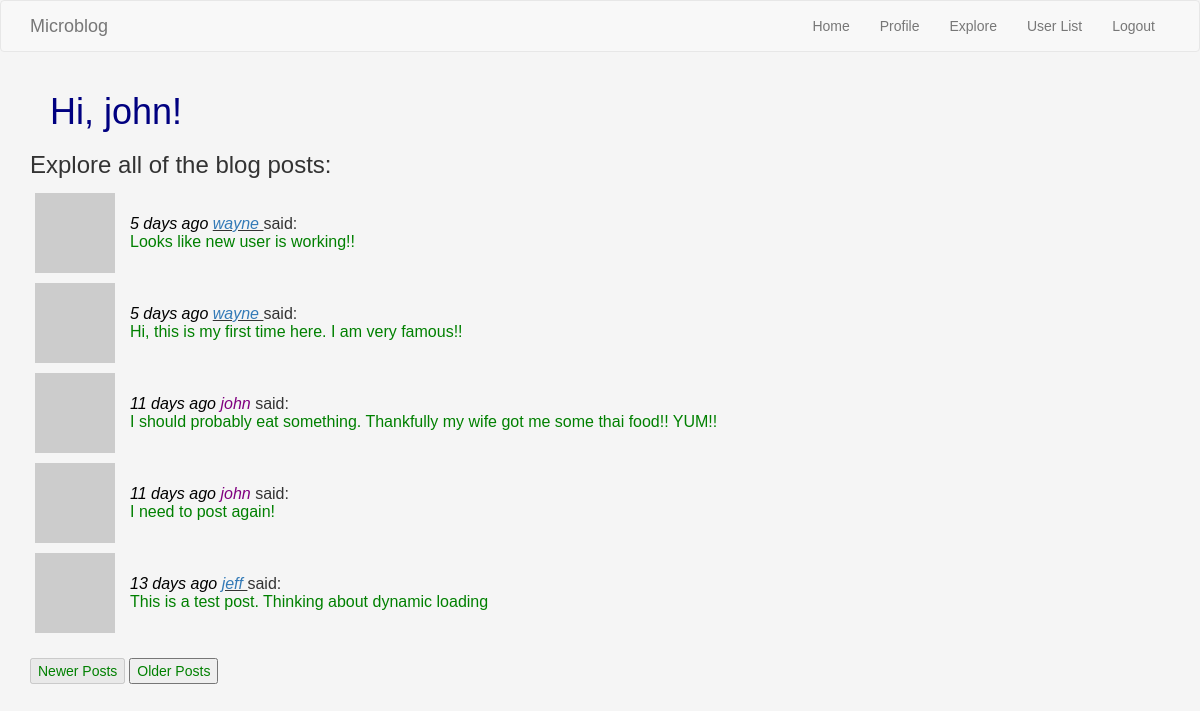
Page /explore (signed in) on the committed database.
### webapp/models.py (models this page shows, shortened)
class User(UserMixin, db.Model):
    id = db.Column(db.Integer, primary_key=True)
    username = db.Column(db.String(64), index=True, unique=True)
    email = db.Column(db.String(120), index=True, unique=True)
    password_hash = db.Column(db.String(128))
    posts = db.relationship('Post', backref='author', lazy='dynamic')
    about_me = db.Column(db.String(140))
    last_seen = db.Column(db.DateTime, default=datetime.utcnow)
    followed = db.relationship(
        'User', secondary=followers,
        primaryjoin=(followers.c.follower_id == id),
        secondaryjoin=(followers.c.followed_id == id),
        backref=db.backref('followers', lazy='dynamic'), lazy='dynamic')
    def avatar(self, size):
        digest = md5(self.email.lower().encode('utf-8')).hexdigest()
        return 'https://www.gravatar.com/avatar/{}?d=identicon&s={}'.format(digest, size)

class Post(db.Model):
    id = db.Column(db.Integer, primary_key=True)
    body = db.Column(db.String(140))
    timestamp = db.Column(db.DateTime, index=True, default=datetime.utcnow)
    user_id = db.Column(db.Integer, db.ForeignKey('user.id'))

### webapp/routes.py (the view)
@webapp.route('/explore')
@login_required
def explore():
    page, others, max_pages, posts = get_page_list(user=None,
                                                   others="all",
                                                   page=1)
    return render_template('index.html',
                           title='Explore',
                           posts=posts,
                           page=page,
                           others="all",
                           explore=True,
                           max_pages=max_pages)

### webapp/models.py (called while the page is built)
@login.user_loader
def load_user(id):
    return User.query.get(int(id))

### webapp/routes.py (called while the page is built, shortened)
def get_page_list(user=None, others="yes", page=1):
    print("get_page_list:")
    print(f"   user={user}")
    print(f"   others={others}")
    print(f"   page={page}")
    if others == "all" or user is None:
        print("   user is None case!")
        max_pages = (Post.query.count() + webapp.config['POSTS_PER_PAGE'] - 1) // webapp.config['POSTS_PER_PAGE']
        if page > max_pages:
            page = max_pages
        posts = Post.query.order_by(Post.timestamp.desc()).paginate(page=page,
                                                                    per_page=webapp.config['POSTS_PER_PAGE'],
                                                                    error_out=False)
    return [page, others, max_pages, posts]

@webapp.before_request
def before_request():
    if current_user.is_authenticated:
        current_user.last_seen = datetime.utcnow()
        db.session.commit()

### webapp/templates/index.html (shortened to what this page needs)
{% extends "base.html" %}
{% block app_content %}
    <h1>Hi, {{ current_user.username }}!</h1>
    {% if explore %}
        <h3>Explore all of the blog posts: </h3>
    {% endif %}
    {% include '_post_table.html' %}
    <br>
    {% include '_new_old_buttons.html' %}
{% endblock %}

### webapp/templates/_post.html
<tr class="blog">
    <td class="blog"><img src="{{ post.author.avatar(36) }}" alt="Avatar"></td>
    <td class="blog">
            <span class="timestamp">{{ moment(post.timestamp).fromNow() }}</span>
        {% if current_user.username != post.author.username %}
            <span class="blog_name_ref"><a href="{{  url_for('user', username=post.author.username) }}"> {{ post.author.username }} </a></span>
        {% else %}
            <span class="blogname">{{ post.author.username }}</span>
        {% endif %}
        said:
        <br><span class="blogpost"> {{  post.body }}</span></td>
</tr>

### webapp/static/css/mystyle.css (style rules this page uses)
body { background-color: whitesmoke; font-family: Verdana, Arial, Helvetica, sans-serif; }
h1 { color: navy; margin-left: 20px; }
.blog { vertical-align:center }
.blogname { color: purple; font-style: italic; }
.blog_name_ref { font-style: italic; text-decoration: underline; }
tr.blog { border: inherit; }
td.blog { padding: 5px; padding-right: 10px; }
.blogpost { color:green; }
.timestamp { color: black; font-style: italic; }

### rows in the picture
User: username "john"
Post: timestamp "5 days ago", author.username "wayne", body "Looks like new user is working!!"
Post: timestamp "5 days ago", author.username "wayne", body "Hi, this is my first time here. I am very famous!!"
Post: timestamp "11 days ago", author.username "john", body "I should probably eat something. Thankfully my wife got me some thai food!! YUM!!"
Post: timestamp "11 days ago", author.username "john", body "I need to post again!"
Post: timestamp "13 days ago", author.username "jeff", body "This is a test post. Thinking about dynamic loading"
